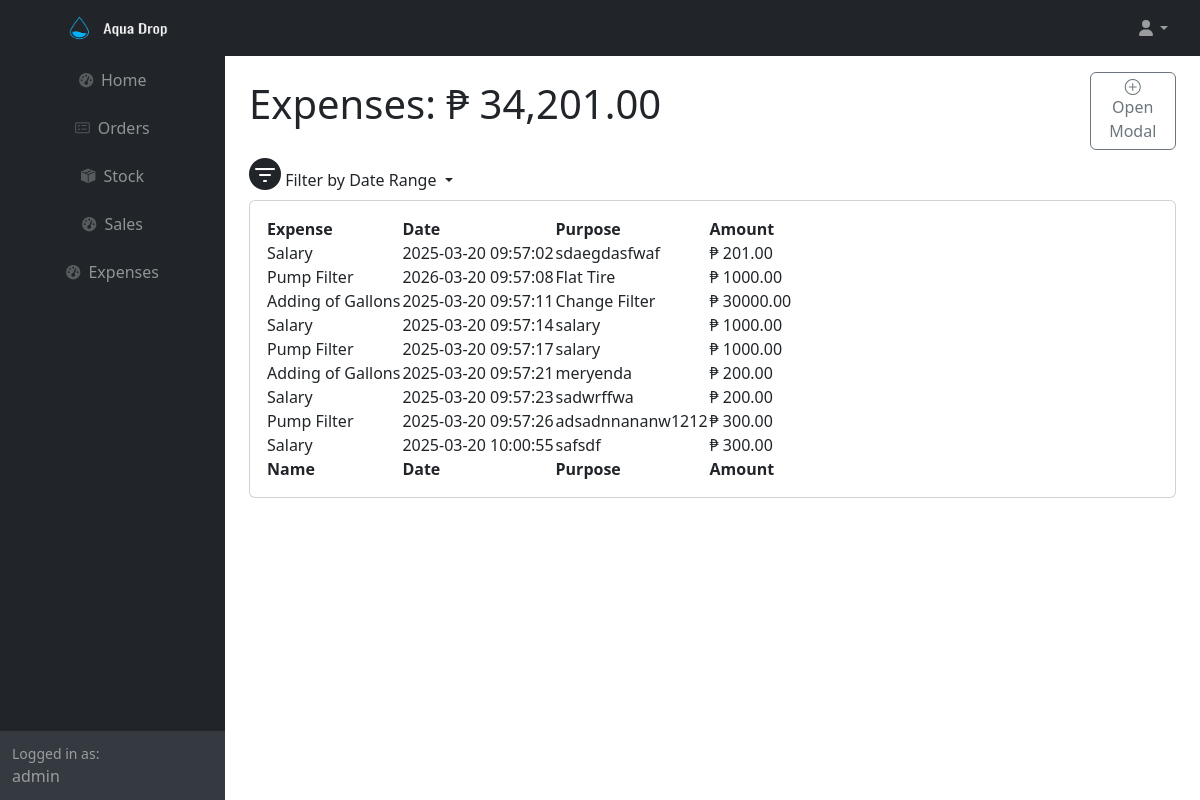
/expenses.php (signed in), run on the app's committed database.
### tables this page shows
CREATE TABLE IF NOT EXISTS `expenses` (
  `expense_id` int(11) NOT NULL AUTO_INCREMENT,
  `expenses_id` int(11) NOT NULL,
  `date` timestamp NOT NULL DEFAULT current_timestamp() ON UPDATE current_timestamp(),
  `purpose` varchar(255) NOT NULL,
  `amount` decimal(10,2) NOT NULL,
  PRIMARY KEY (`expense_id`)
);

CREATE TABLE IF NOT EXISTS `expense_type` (
  `expenses_id` int(11) NOT NULL AUTO_INCREMENT,
  `expense_name` varchar(255) NOT NULL,
  PRIMARY KEY (`expenses_id`)
);

### expenses.php (the view, shortened to what this page needs)
<?php
	require ('db.php');
    if (isset($_GET['start_date']) && isset($_GET['end_date'])) {
        $start_date = $_GET['start_date'];
        $end_date = $_GET['end_date'];
        if (validateDate($start_date) && validateDate($end_date)) {
            $start_datetime = $start_date . ' 00:00:00';
            $end_datetime = $end_date . ' 23:59:59';
            $sql = "SELECT * FROM expenses e1 JOIN expense_type e2 ON e1.expenses_id = e2.expenses_id WHERE date BETWEEN :start_date AND :end_date";
            $stmt = $conn->prepare($sql);
            $stmt->bindParam(':start_date', $start_datetime, PDO::PARAM_STR);
            $stmt->bindParam(':end_date', $end_datetime, PDO::PARAM_STR);
            $stmt->execute();
            $data = $stmt->fetchAll(PDO::FETCH_ASSOC);
            $sql_total_amount = "SELECT SUM(amount) AS total_amount FROM expenses WHERE date BETWEEN :start_date AND :end_date";
            $stmt_total_amount = $conn->prepare($sql_total_amount);
            $stmt_total_amount->bindParam(':start_date', $start_datetime, PDO::PARAM_STR);
            $stmt_total_amount->bindParam(':end_date', $end_datetime, PDO::PARAM_STR);
            $stmt_total_amount->execute();
            $total_amount = $stmt_total_amount->fetch(PDO::FETCH_ASSOC)['total_amount'];
        }
    }
    else{
        $sql = "SELECT * FROM expenses e1 JOIN expense_type e2 ON e1.expenses_id = e2.expenses_id ";
        $stmt = $conn->prepare($sql);
        $stmt->execute();
        $data = $stmt->fetchAll(PDO::FETCH_ASSOC);
        $sql_total_amount = "SELECT SUM(amount) AS total_amount FROM expenses";
        $stmt_total_amount = $conn->prepare($sql_total_amount);
        $stmt_total_amount->execute();
        $total_amount = $stmt_total_amount->fetch(PDO::FETCH_ASSOC)['total_amount'];
    }
?>
<html lang="en">
    <head>
        <link rel="stylesheet" href="https://cdn.jsdelivr.net/npm/bootstrap-icons/font/bootstrap-icons.css">
        <link href="https://cdn.jsdelivr.net/npm/simple-datatables@7.1.2/dist/style.min.css" rel="stylesheet" />
        <link href="css/styles.css" rel="stylesheet" />
    </head>
    <body class="sb-nav-fixed">
        <nav class="sb-topnav navbar navbar-expand navbar-dark bg-dark">
            <a class="navbar-brand ps-3" href="adminindex.php">
                <img src="icons/transparentlogo.png" style="width: 200px; height: 150px;">
            </a>
            <ul class="navbar-nav ms-auto  me-3 me-lg-4">
                <li class="nav-item dropdown">
                    <a class="nav-link dropdown-toggle" id="navbarDropdown" href="#" role="button" data-bs-toggle="dropdown" aria-expanded="false"><i class="fas fa-user fa-fw"></i></a>
                </li>
            </ul>
        </nav>
        <div id="layoutSidenav">
            <div id="layoutSidenav_nav">
                <nav class="sb-sidenav accordion sb-sidenav-dark" id="sidenavAccordion">
                    <div class="sb-sidenav-menu">
                        <div class="nav align-items-center">
                            <a class="nav-link" href="adminindex.php">
                                <div class="sb-nav-link-icon"><i class="fas fa-tachometer-alt"></i></div>
                            </a>
                            <a class="nav-link" href="orders.php">
                                <div class="sb-nav-link-icon"><i class="bi bi-card-checklist"></i></div>
                                Orders
                            </a>
                            <a class="nav-link" href="stocks.html">
                                <div class="sb-nav-link-icon"><i class="bi bi-box-seam-fill"></i></div>
                                Stock
                            </a>
                            <a class="nav-link" href="sales.php">
                                <div class="sb-nav-link-icon"><i class="fas fa-tachometer-alt"></i></div>
                                Sales
                            </a>
                             <a class="nav-link" href="expenses.php">
                                <div class="sb-nav-link-icon"><i class="fas fa-tachometer-alt"></i></div>
                                Expenses
                            </a>
                        </div>
                    </div>
                    <div class="sb-sidenav-footer">
                        <div class="small">Logged in as:</div>
                        <?php echo $_SESSION['username'];?>
                    </div>
                </nav>
            </div>
            <div id="layoutSidenav_content">
                <main>
                    <div class="container-fluid px-4">
                        <div class="row">
                            <div class="col-10">
                                <h1 class="mt-4">Expenses: ₱ <?php echo number_format($total_amount, 2); ?></h1>
                            </div>
                            <div class="col-2 d-flex align-items-center">
                                <button class="btn btn-outline-secondary mt-3 ms-5" data-bs-toggle="modal" data-bs-target="#addexpenses"><i class="bi bi-plus-circle"></i>
                                    Open Modal
                                </button>
                            </div>
                        </div>
                        <ul class="navbar-nav ms-auto me-3 me-lg-4 d-flex align-items-">
                            <li class="nav-item dropdown">
                                <a class="nav-link dropdown-toggle" href="#" role="button" data-bs-toggle="dropdown" aria-expanded="false">
                                    <i class="bi bi-filter-circle-fill fs-2"></i> Filter by Date Range
                                </a>
                            </li>
                        </ul>
                        <div class="card mb-4">
                            <div class="card-body">
                                <table id="datatablesSimple">
                                    <thead>
                                        <tr>
                                            <th>Expense</th>
                                            <th>Date</th>
                                            <th>Purpose</th>
                                            <th>Amount</th>
                                        </tr>
                                    </thead>
                                    <tfoot>
                                        <tr>
                                            <th>Name</th>
                                            <th>Date</th>
                                            <th>Purpose</th>
                                            <th>Amount</th>
                                        </tr>
                                    </tfoot>
                                    <tbody>
                                        <?php foreach($data as $row): ?>
                                        <tr>
                                            <td><?php echo $row['expense_name']?></td>
                                            <td><?php echo $row['date']?></td>
                                            <td><?php echo $row['purpose']?></td>
                                            <td>₱ <?php echo $row['amount']?></td>
                                        </tr>
                                        <?php endforeach;?>
                                    </tbody>
                                </table>
                            </div>
                        </div>
                    </div>
                </main>
            </div>
        </div>
    </body>
</html>

### data on the page
expenses: expenses.expense_name "Salary", date "2025-03-20 09:57:02", purpose "sdaegdasfwaf", amount "201.00"
expenses: expenses.expense_name "Pump Filter", date "2026-03-20 09:57:08", purpose "Flat Tire", amount "1000.00"
expenses: expenses.expense_name "Adding of Gallons", date "2025-03-20 09:57:11", purpose "Change Filter", amount "30000.00"
expenses: expenses.expense_name "Salary", date "2025-03-20 09:57:14", purpose "salary", amount "1000.00"
expenses: expenses.expense_name "Pump Filter", date "2025-03-20 09:57:17", purpose "salary", amount "1000.00"
expenses: expenses.expense_name "Adding of Gallons", date "2025-03-20 09:57:21", purpose "meryenda", amount "200.00"
expenses: expenses.expense_name "Salary", date "2025-03-20 09:57:23", purpose "sadwrffwa", amount "200.00"
expenses: expenses.expense_name "Pump Filter", date "2025-03-20 09:57:26", purpose "adsadnnananw1212", amount "300.00"
expenses: expenses.expense_name "Salary", date "2025-03-20 10:00:55", purpose "safsdf", amount "300.00"

### other printed values
$_SESSION['username'] "admin"
$total_amount "34,201.00"
